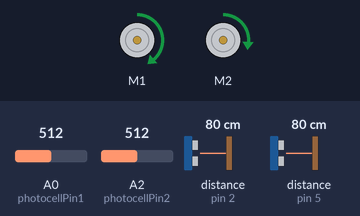
The sketch below on a simulated Arduino Uno, built with avr-gcc and run on an emulated ATmega328P. Shown: 2 × DC motor (green arrow = forward, orange = backward, longer = faster). The inputs (shaded band) are chosen by the test bench; at power-on: distance to the obstacle (sensors on pin 2, pin 5) 80 cm, A0 (photocellPin1) = 512, A2 (photocellPin2) = 512. The echo pulse lasts 58.3 µs per cm; what the sketch prints to the serial monitor is not drawn.

Above: at 2.2 s.
2.3 s: distance to the obstacle (sensor on pin 2) set to 16 cm
3.8 s: distance to the obstacle (sensor on pin 2) set to 13 cm
At 4.14 s:
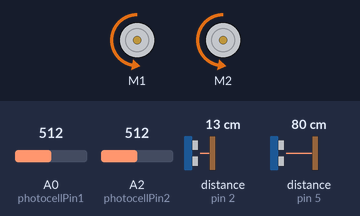
6.8 s: distance to the obstacle (sensor on pin 5) set to 2 cm
At 7.88 s:
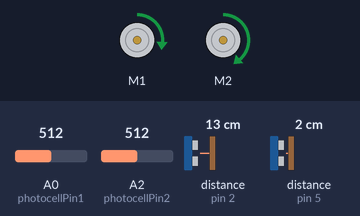
9.8 s: distance to the obstacle (sensor on pin 5) set to 18 cm
12.8 s: distance to the obstacle (sensor on pin 5) set to 4 cm
Timing chart, 0 to 16.8 s (numbered marks = the images above; inputs shaded):
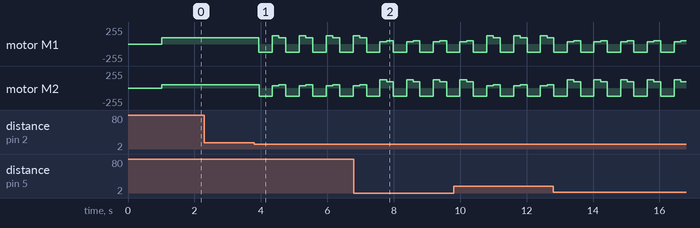

The sketch:

sketchZumoSensoren.ino
```cpp
#include <Wire.h>
#include <NewPing.h>
#include <ZumoShield.h>

ZumoMotors motors;

//Photocells
int photocellPin1 = 0;
int photocellPin2 = 2;
int photocellReadingLinks;
int photocellReadingRechts;

//EchoSensoren
#define maximum_distance 200
int trigPin1 = 3;
int echoPin1 = 2;
NewPing sonarLinks(trigPin1, echoPin1, maximum_distance); //sensor function

int trigPin2 = 4;
int echoPin2 = 5;
NewPing sonarRechts(trigPin2, echoPin2, maximum_distance); //sensor function
int distance;
int duration;

enum directionEnum {LINKS,RECHTS};
directionEnum checkLight();

void setup()
{
  Serial.begin(9600);
  delay(1000);
}

void loop() {
  driveDir(checkLight());
}

void driveDir(directionEnum dir){
  switch (dir){
    case LINKS:
      Serial.println("Drive Links");
      motors.setSpeeds(75,150);
      delay(100);
    break;
    case RECHTS:
      Serial.println("Drive Rechts");
      motors.setSpeeds(150,75);
      delay(100);
    break;
  }
  delay(100);
}

directionEnum checkLight(){
  if (sonarRechts.ping_cm() < 12 && sonarRechts.ping_cm() != 0){
    Serial.println("Obstakel rechts = ");
    Serial.print(sonarRechts.ping_cm());
    motors.setSpeeds(-200,-200);
    delay(400);
    motors.setSpeeds(50,200);
    delay(200);
    return LINKS;
  }
  if (sonarLinks.ping_cm() < 15 && sonarLinks.ping_cm() != 0){
    Serial.println("Obstakel links = ");
    Serial.print(sonarLinks.ping_cm());
    motors.setSpeeds(-200,-200);
    delay(400);
    motors.setSpeeds(200,50);
    delay(200);
    return RECHTS;
  }

  int lichtLinks = analogRead(photocellPin2);
  int lichtRechts = analogRead(photocellPin1);

  if ((lichtLinks - lichtRechts) > 0){
    return LINKS;
  }
  else{
    return RECHTS;
  }
}
```

Measured:
- the behaviour switches between 15 and 14 cm on distance to the obstacle (sensor on pin 2) (found by bisection; images 0 and 1)
- after the input at 2.3 s, every drawn part: stays the same
- after the input at 3.8 s, motor M1: forward 95/255 → backward 127/255 after 0.14 s, then repeats every 0.81 s: forward 127/255 0.20 s, forward 95/255 0.21 s, backward 127/255 0.40 s; motor M2: forward 47/255 → backward 127/255 after 0.14 s, then repeats every 0.81 s: forward 31/255 0.20 s, forward 47/255 0.21 s, backward 127/255 0.40 s
